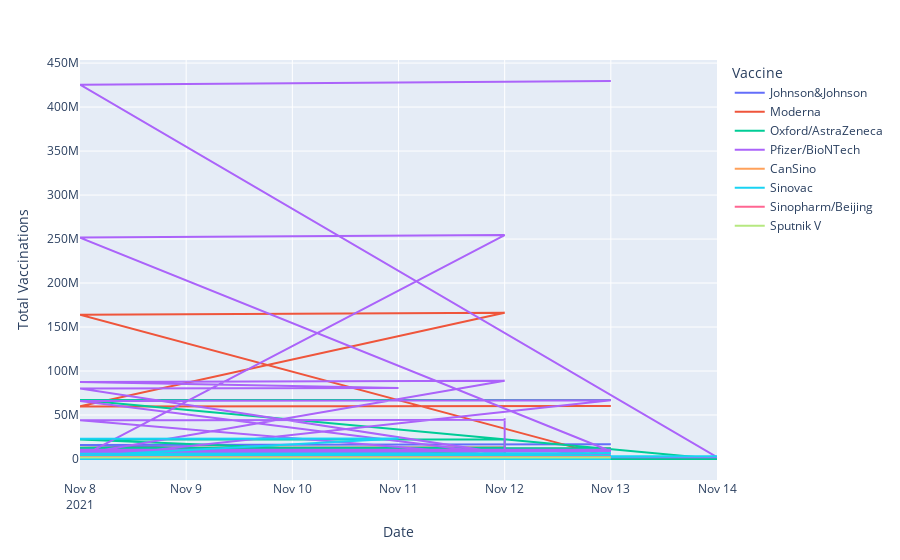

Notebook code for this chart:
### Code cell
"""Last 30 days vaccination stats"""
df_last_30_days_vax = vax_df[vax_df.date > datetime.datetime.now() - pd.to_timedelta("7day")]

def fig_last_30_days_vax():
    return px.line(df_last_30_days_vax, x='date', y='total_vaccinations',color='vaccine',
                       labels={"date": "Date", "vaccine": "Vaccine","total_vaccinations": "Total Vaccinations"})
fig_last_30_days_vax()
